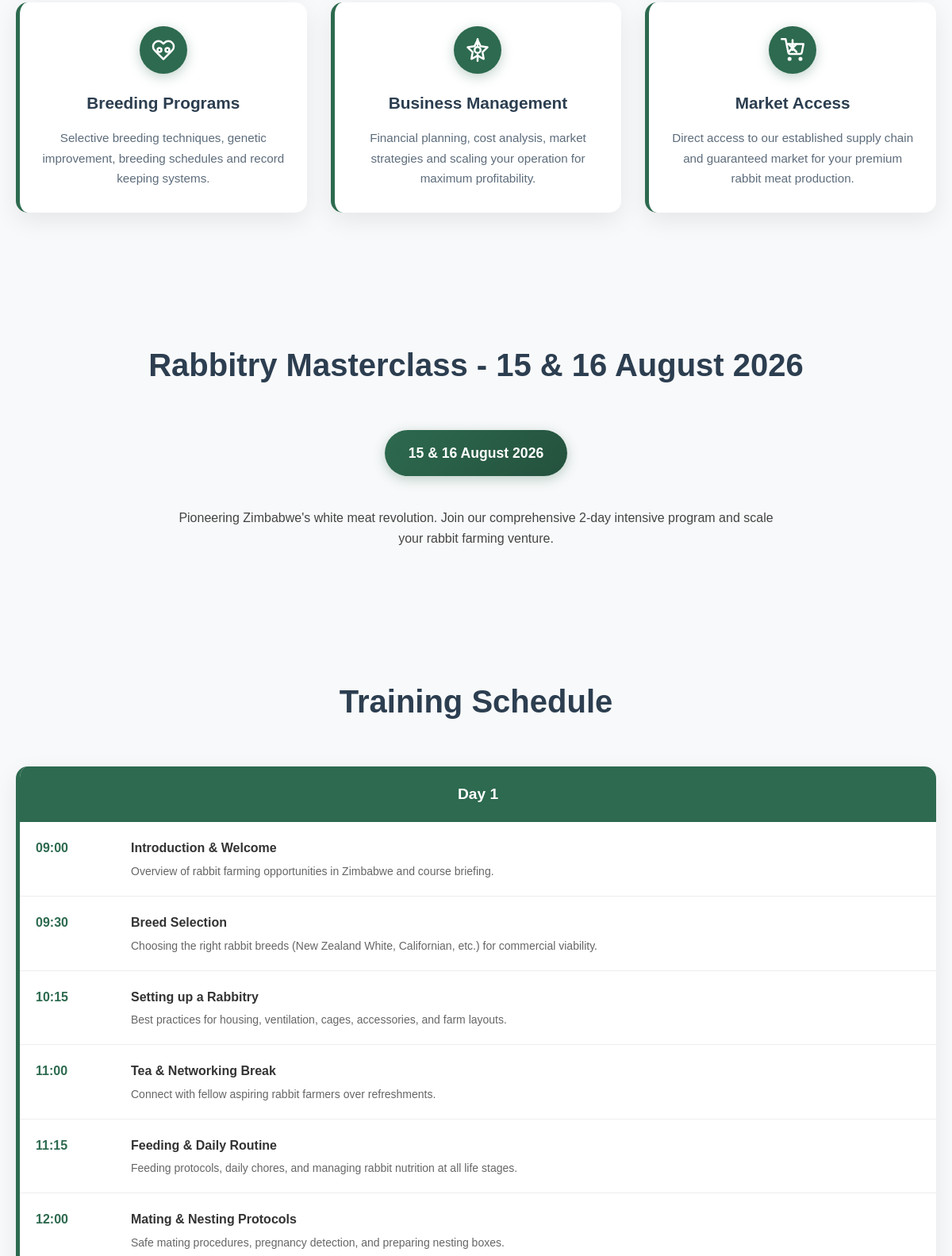
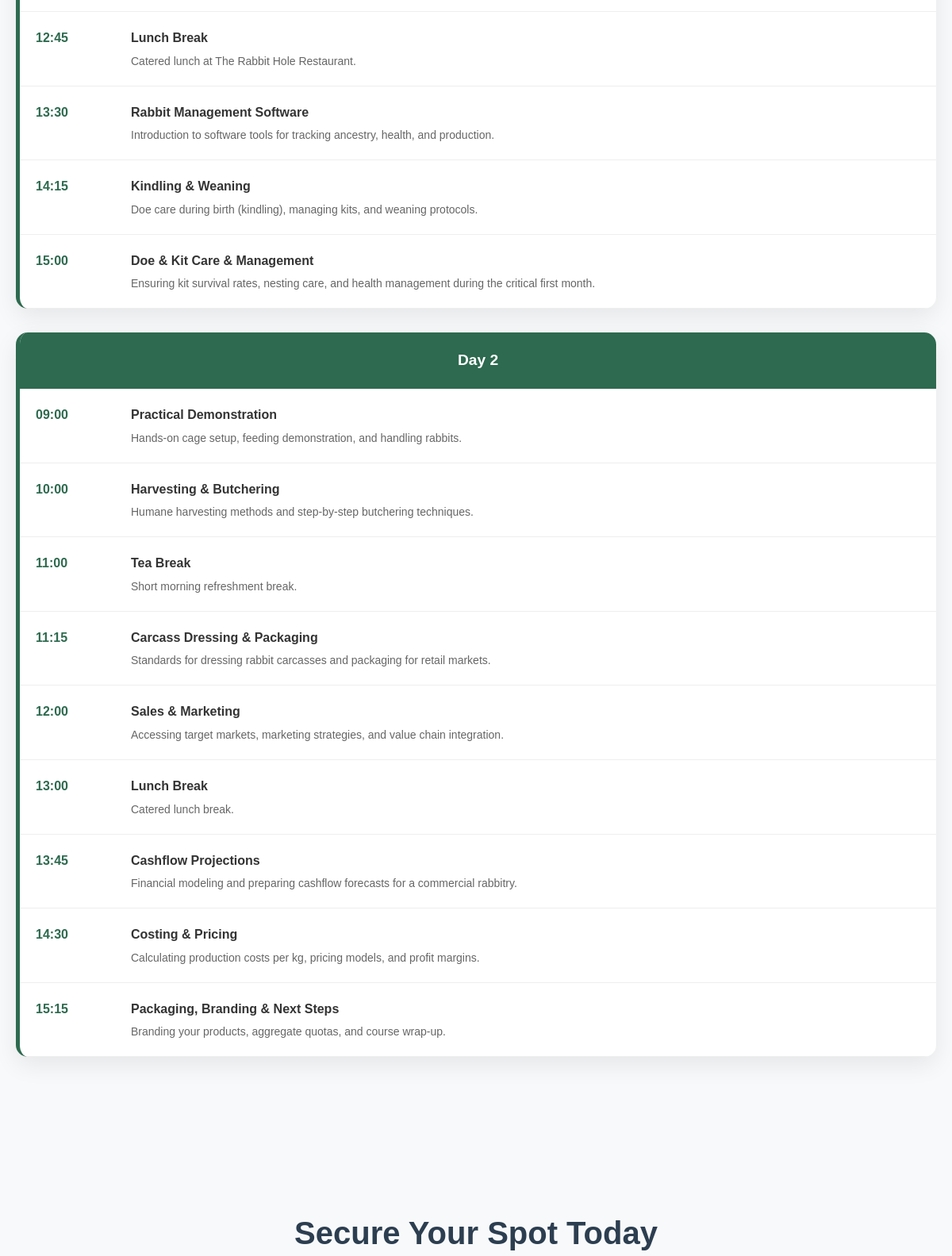
Before: /masterclass/ (middle part) with the older database file (2 pictures, top to bottom).
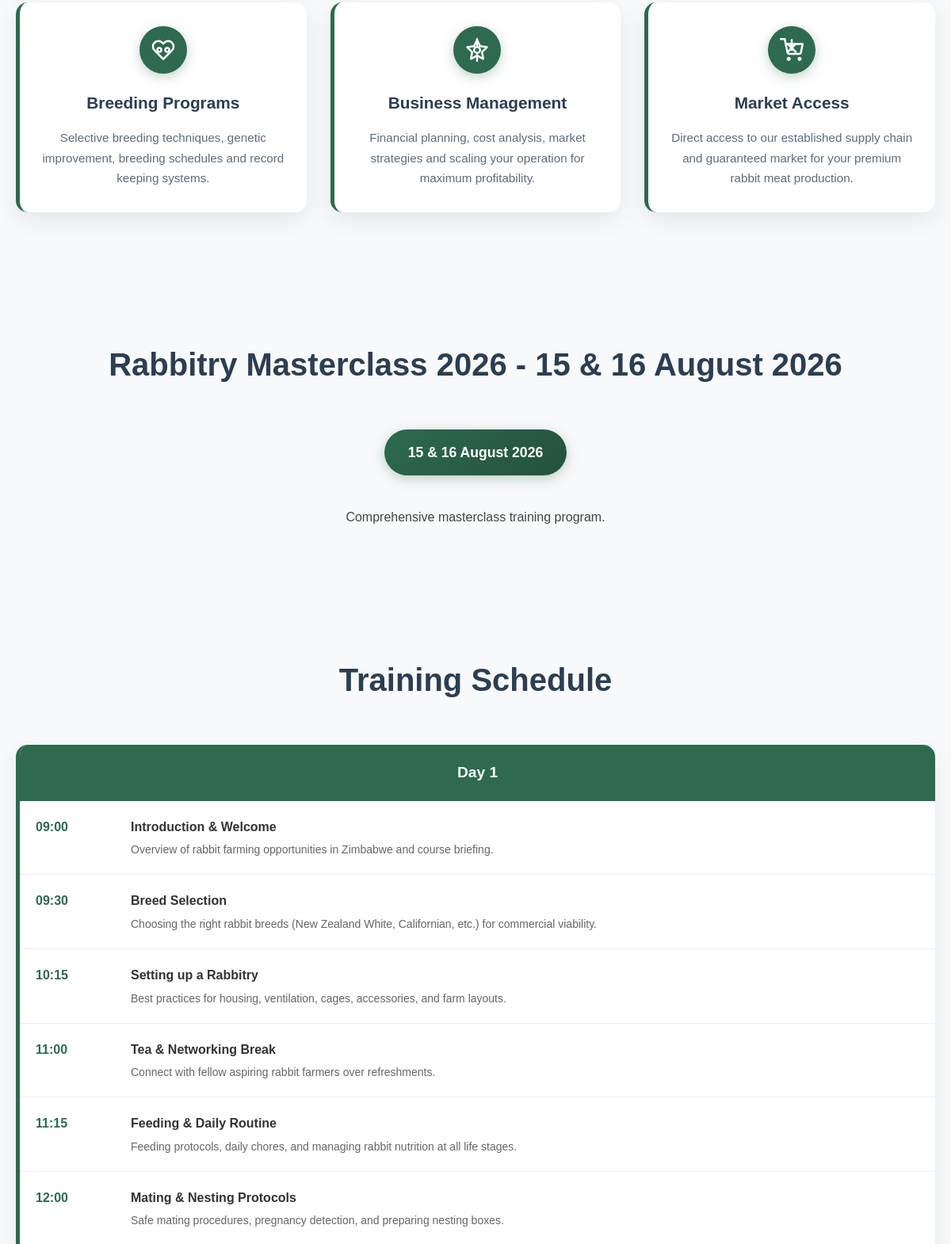
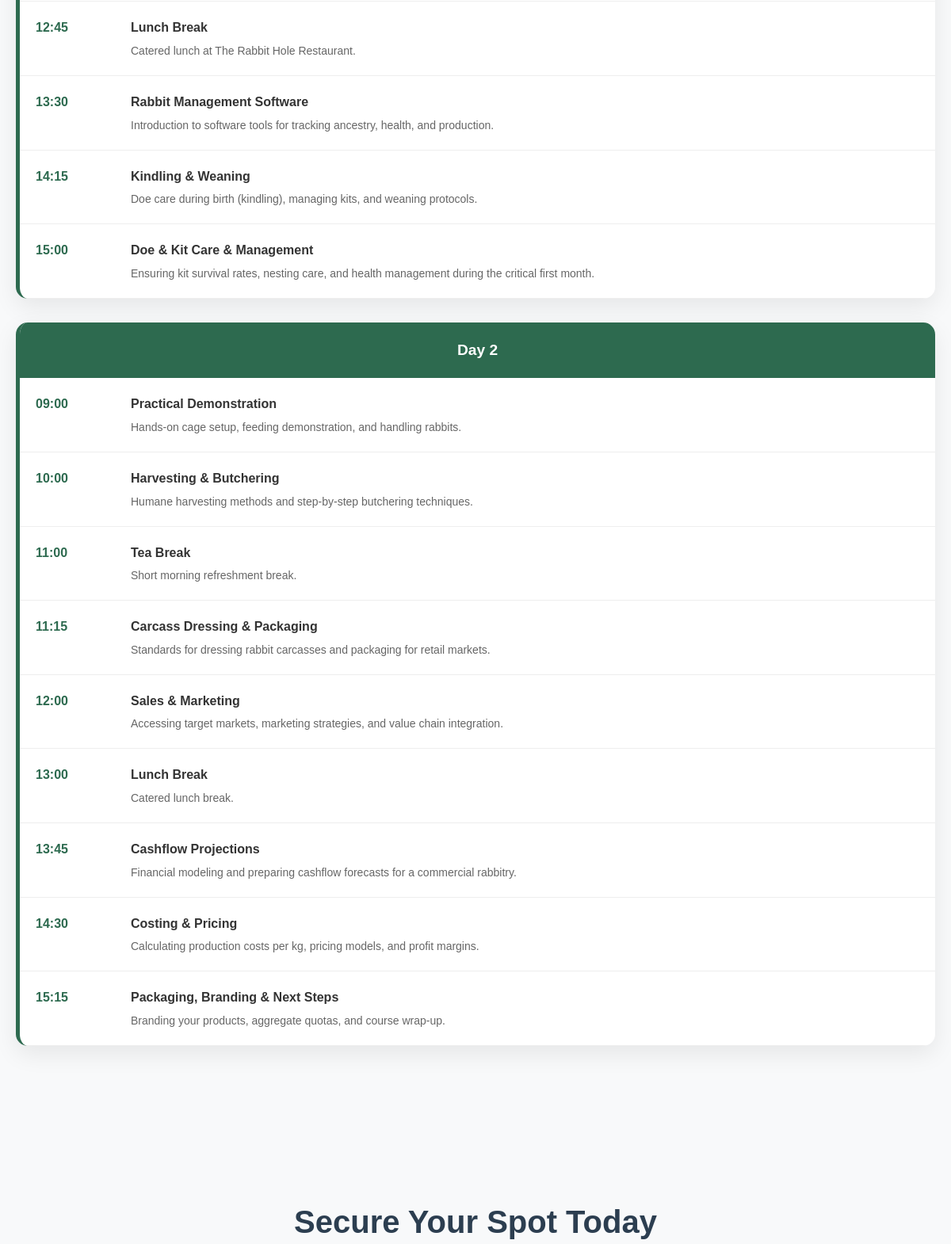
After: the same page with the newer database file (2 pictures, top to bottom).
### frontend/models.py (models this page shows, shortened)
class MasterclassEvent(models.Model):
    title = models.CharField(max_length=200, default="Upcoming Masterclass")
    date_range = models.CharField(max_length=100, help_text="e.g. August 2nd & 3rd, 2025")
    description = models.TextField(blank=True)

class MasterclassSession(models.Model):
    event = models.ForeignKey(MasterclassEvent, on_delete=models.CASCADE, related_name='sessions')
    day = models.PositiveSmallIntegerField(choices=[(1, 'Day 1'), (2, 'Day 2')])
    time = models.CharField(max_length=20)
    title = models.CharField(max_length=200)
    description = models.TextField(blank=True)
    class Meta:
        ordering = ['day', 'time']

### frontend/views.py (the view)
# urls.py: path('masterclass/', views.masterclass, name='masterclass'),
def masterclass(request):
    event = MasterclassEvent.objects.order_by('-id').first()
    sessions_by_day = {1: [], 2: []}
    days = [1, 2]
    if event:
        sessions = MasterclassSession.objects.filter(event=event)
        for session in sessions:
            sessions_by_day.get(session.day, []).append(session)
    context = {
        'event': event,
        'sessions_by_day': sessions_by_day,
        'days': days,
    }
    return render(request, 'masterclass.html', context)

### frontend/templatetags/masterclass_utils.py (called while the page is built)
@register.filter
def get_item(dictionary, key):
    return dictionary.get(key, [])

### templates/masterclass.html (shortened to what this page needs)
{% load static %}
{% load masterclass_utils %}
<!DOCTYPE html>
<html lang="en">
<head>
  <link rel="stylesheet" href="{% static 'css/style.css' %}" />
  <link href="https://cdn.jsdelivr.net/npm/aos@2.3.4/dist/aos.css" rel="stylesheet" />
</head>
<body>
<section class="key-features">
  <div class="features-grid">
    <div class="feature-card">
      <div class="icon">
      </div>
      <h3>Breeding Programs</h3>
      <p>Selective breeding techniques, genetic improvement, breeding schedules and record keeping systems.</p>
    </div>
    <div class="feature-card">
      <div class="icon">
        <svg width="30" height="30" viewBox="0 0 24 24" fill="none" stroke="white" stroke-width="2" stroke-linecap="round" stroke-linejoin="round">
          <path d="M12 2l3.09 6.26L22 9.27l-5 4.87 1.18 6.88L12 17.77l-6.18 3.25L7 14.14 2 9.27l6.91-1.01L12 2z"/>
          <circle cx="12" cy="12" r="3"/>
          <path d="M12 1v6"/>
          <path d="M12 17v6"/>
        </svg>
      </div>
      <h3>Business Management</h3>
      <p>Financial planning, cost analysis, market strategies and scaling your operation for maximum profitability.</p>
    </div>
    <div class="feature-card">
      <div class="icon">
      </div>
      <h3>Market Access</h3>
      <p>Direct access to our established supply chain and guaranteed market for your premium rabbit meat production.</p>
    </div>
  </div>
</section>
<section class="benefits">
    {% if event %}
    <h1>{{ event.title }}{% if event.date_range %} - {{ event.date_range }}{% endif %}</h1>
    <div class="date-box">
      {{ event.date_range }}
    </div>
    {% if event.description %}
    <p class="description">{{ event.description }}</p>
    {% endif %}
    {% else %}
    <h1>Upcoming Masterclass</h1>
    {% endif %}
  </section>
 <section class="schedule-section">
    <h1>Training Schedule</h1>
    {% if sessions_by_day.1 or sessions_by_day.2 %}
      {% for day in days %}
        {% with day_sessions=sessions_by_day|get_item:day %}
        {% if day_sessions %}
        <div class="schedule-card">
          <div class="schedule-header">Day {{ day }}</div>
          <table class="schedule-table">
            {% for session in day_sessions %}
            <tr>
              <td class="time-col">{{ session.time }}</td>
              <td>
                <div class="session-title">{{ session.title }}</div>
                <div class="session-desc">{{ session.description }}</div>
              </td>
            </tr>
            {% endfor %}
          </table>
        </div>
        {% endif %}
        {% endwith %}
      {% endfor %}
    {% else %}
      <p>Schedule will be announced soon.</p>
    {% endif %}
  </section>
<section id="book" class="booking-section">
  <div class="booking-container">
    <h2>Secure Your Spot Today</h2>
  </div>
</section>
</body>
</html>

### static/css/style.css (style rules this page uses)
* { margin: 0; padding: 0; box-sizing: border-box; }
body, html { font-family: Arial, sans-serif; height: 100%; background-color: #fff; overflow-x: hidden; line-height: 1.6; color: #333; }
.key-features { padding: 80px 40px; background-color: #f6f6f6; text-align: center; }
.features-grid { display: grid; grid-template-columns: repeat(auto-fit, minmax(260px, 1fr)); gap: 30px; max-width: 1200px; margin: 0 auto; }
.feature-card { background: white; border-radius: 12px; padding: 30px 20px; box-shadow: 0 4px 14px rgba(0, 0, 0, 0.05); transition: transform 0.3s ease; }
.feature-card .icon { background-color: #2d6a4f; width: 60px; height: 60px; margin: 0 auto 20px; border-radius: 50%; display: flex; align-items: center; justify-content: center; }
.feature-card h3 { font-size: 1.2rem; margin-bottom: 12px; color: #111; }
.feature-card p { font-size: 0.95rem; color: #444; line-height: 1.6; }
.benefits { text-align: center; padding: 60px 20px; }
.benefits h1 { font-size: 2em; font-weight: bold; margin-bottom: 30px; color: #2a2a2a; }
.description { max-width: 750px; margin: 0 auto; font-size: 1em; color: #444; }
.schedule-section { padding: 40px 20px; max-width: 1100px; margin: 0 auto; }
h1 { text-align: center; margin-bottom: 40px; font-size: 2em; }
.schedule-card { background: white; border-radius: 15px; box-shadow: 0 10px 30px rgba(0, 0, 0, 0.08); margin-bottom: 30px; overflow: hidden; border-left: 5px solid #2d6a4f; transition: transform 0.3s, box-shadow 0.3s; }
.schedule-header { background-color: #2d6a4f; color: white; text-align: center; font-weight: bold; padding: 20px 0; font-size: 1.2rem; }
.schedule-table { width: 100%; border-collapse: collapse; }
.schedule-table td { padding: 20px; vertical-align: top; border-bottom: 1px solid #eee; }
.time-col { width: 120px; font-weight: bold; color: #2d6a4f; white-space: nowrap; }
.session-title { font-weight: bold; margin-bottom: 6px; }
.session-desc { color: #666; font-size: 14px; line-height: 1.5; }
.booking-section { background: #f8f9fa; color: #333; padding: 60px 20px; font-size: 16px; }
.booking-container { max-width: 600px; margin: 0 auto; text-align: center; }
.booking-container h2 { font-size: 2em; margin-bottom: 10px; font-weight: bold; color: #333; }
.about-masterclass, .key-features, .benefits, .schedule-section, .booking-section { background: #f8f9fa; padding: 80px 20px; }
.about-masterclass, .key-features, .benefits, .schedule-section, .booking-section { max-width: 1200px; margin: 0 auto; }
.about-masterclass h2, .key-features h2, .benefits h1, .schedule-section h1, .booking-section h2 { text-align: center; font-size: 2.5rem; font-weight: bold; color: #2c3e50; margin-bottom: 50px; }
.features-grid { display: grid; grid-template-columns: repeat(auto-fit, minmax(300px, 1fr)); gap: 30px; margin-top: 40px; }
.feature-card { background: white; border-radius: 15px; box-shadow: 0 10px 30px rgba(0, 0, 0, 0.08); padding: 30px 25px; border-left: 5px solid #2d6a4f; transition: transform 0.3s, box-shadow 0.3s; text-align: center; min-height: 200px; }
.feature-card .icon { background-color: #2d6a4f; width: 60px; height: 60px; margin: 0 auto 20px; border-radius: 50%; display: flex; align-items: center; justify-content: center; box-shadow: 0 4px 15px rgba(45, 106, 79, 0.3); }
.feature-card h3 { color: #2c3e50; font-size: 1.3rem; margin-bottom: 15px; font-weight: 600; }
.feature-card p { color: #5d6c7b; line-height: 1.7; font-size: 0.95rem; }
.date-box { display: inline-block; background: linear-gradient(135deg, #2d6a4f, #24513d); color: white; padding: 15px 30px; border-radius: 30px; font-weight: 600; font-size: 1.1rem; margin-bottom: 40px; box-shadow: 0 4px 15px rgba(45, 106, 79, 0.3); }

Changed rows visible on the page:
changed MasterclassEvent: title "Rabbitry Masterclass" → "Rabbitry Masterclass 2026"; description "Pioneering Zimbabwe's white meat revolution. Join our comprehensive 2-day intensive program and scale your rabbit farming venture." → "Comprehensive masterclass training program."
